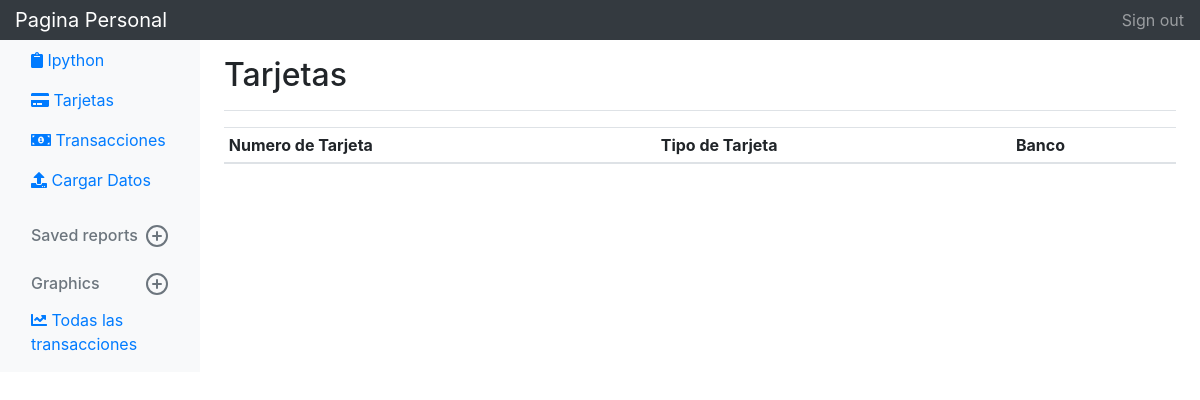
Before: /myMovsDisplay/Tarjeta/ with the older database file.
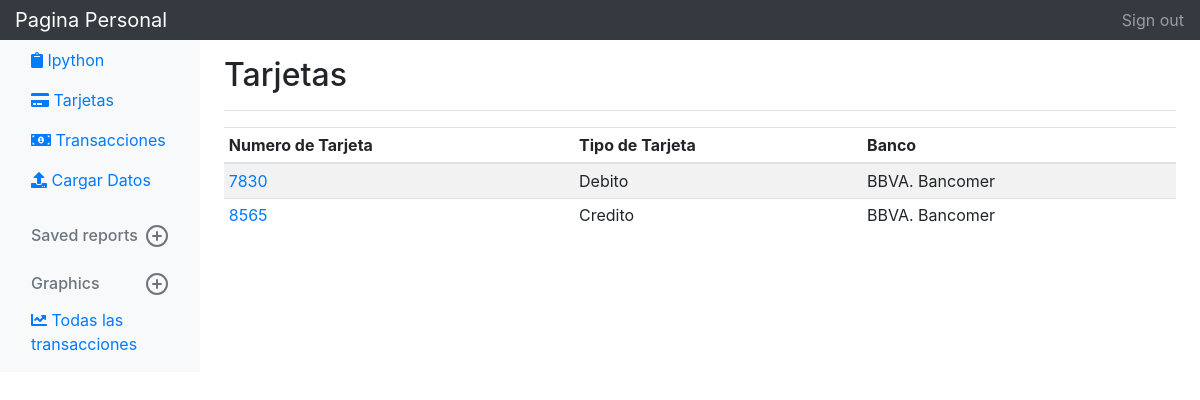
After: the same page with the newer database file.
### myMovsDisplay/models.py (models this page shows, shortened)
class Tarjeta(models.Model):
	NumTarjeta = models.CharField(max_length=30)
	Banco = models.ForeignKey(Banco, on_delete=models.CASCADE)
	TipoTarjeta = models.ForeignKey(TipoTarjeta, on_delete=models.CASCADE)

class TipoTarjeta(models.Model):
	Tipo = models.CharField(max_length=50)
	def __str__(self):
		return self.Tipo

class Banco(models.Model):
	Nombre = models.CharField(max_length=200)
	Activo = models.BooleanField(default=True)
	def __str__(self):
		return self.Nombre

### myMovsDisplay/views.py (the view)
# urls.py: path('Tarjeta/',views.TarjetaView.as_view(), name='tarjeta'),
class TarjetaView(generic.ListView):
	template_name="myMovsDisplay/Tarjetas.html"
	def get_queryset(self):
		return Tarjeta.objects.order_by('-Banco')

### myMovsDisplay/Templates/myMovsDisplay/Tarjetas.html (shortened to what this page needs)
<!DOCTYPE html>
<html>
    <head>
        {% load static %}
        <link rel="stylesheet" href="https://maxcdn.bootstrapcdn.com/bootstrap/4.0.0/css/bootstrap.min.css">
    </head>
    <body>
        <nav class="navbar navbar-dark sticky-top bg-dark flex-md-nowrap p-0">
          <a class="navbar-brand col-sm-3 col-md-2 mr-0" href="/myMovsDisplay/">Pagina Personal</a>
          <ul class="navbar-nav px-3">
            <li class="nav-item text-nowrap">
                <a class="nav-link" href="#">Sign out</a>
            </li>
          </ul>
        </nav>
        <div class="container-fluid">
            <div class="row">
                <nav class="col-md-2 d-none d-md-block bg-light sidebar">
                    <div class="sidebar-sticky">
                        <ul class="nav flex-column">
                            <li class="nav-item">
                            <a class="nav-link active" href="/ipython/">
                            <i class="fas fa-clipboard"></i> Ipython <span class="sr-only">(current)</span>
                            </a>
                            </li>
                            <li class="nav-item">
                            <a class="nav-link active" href="/myMovsDisplay/Tarjeta/">
                            <i class="fas fa-credit-card"></i> Tarjetas <span class="sr-only">(current)</span>
                            </a>
                            </li>
                            <li class="nav-item">
                            <a class="nav-link active" href="/transactions/">
                            <i class="fas fa-money-bill-alt"></i> Transacciones <span class="sr-only">(current)</span>
                            </a>
                            </li>
                            <li class="nav-item">
                            <a class="nav-link active" href="/transactions/SeleccionarTarjeta/">
                            <i class="fas fa-upload"></i> Cargar Datos  <span class="sr-only">(current)</span>
                            </a>
                            </li>
                        </ul>
                        <h6 class="sidebar-heading d-flex justify-content-between align-items-center px-3 mt-4 mb-1 text-muted">
                        <span>Saved reports</span>
                        <a class="d-flex align-items-center text-muted" href="#">
                        </a>
                        </h6>
                        <h6 class="sidebar-heading d-flex justify-content-between align-items-center px-3 mt-4 mb-1 text-muted">
                        <span>Graphics</span>
                        <a class="d-flex align-items-center text-muted" href="#">
                        </a>
                        </h6>
                        <ul class="nav flex-column mb-2">
                          <li class="nav-item">
                            <a class="nav-link" href="/graphics/">
                             <i class="fas fa-chart-line"></i>
                              Todas las transacciones
                            </a>
                          </li>
                        </ul>
                    </div>
                </nav>
                <main role="main" class="col-md-9 ml-sm-auto col-lg-10 pt-3 px-4">
                    <div class="d-flex justify-content-between flex-wrap flex-md-nowrap align-items-center pb-2 mb-3 border-bottom">
                        <h1 class="h2">Tarjetas</h1>
                    </div>
                    <div class="table-responsive">
                        <table class="table table-striped table-sm">
                          <thead>
                            <tr>
								<th>Numero de Tarjeta</th>
								<th>Tipo de Tarjeta</th>
								<th>Banco</th>
                            </tr>
                          </thead>
                          <tbody>
                            {% for tarjeta in object_list %}
							<tr>
								<td><a href="/myMovsDisplay/Tarjeta/{{ tarjeta.pk }}/">{{ tarjeta.NumTarjeta }}</a></td>
								<td>{{ tarjeta.TipoTarjeta }}</td>
								<td>{{ tarjeta.Banco }}</td>
							</tr>
							{% endfor %}
                          </tbody>
                        </table>
                      </div>
                </main>
            </div>
        </div>
    </body>
</html>

Changed rows visible on the page:
added Tarjeta: NumTarjeta "7830", TipoTarjeta "Debito", Banco "BBVA. Bancomer"
added Tarjeta: NumTarjeta "8565", TipoTarjeta "Credito", Banco "BBVA. Bancomer"
